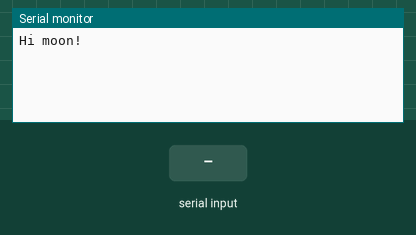
This sketch was run on a simulated Arduino Leonardo, built with avr-gcc and run on an emulated ATmega32U4. Parts: the last lines printed to the serial monitor. The inputs (shaded band) are chosen by the test bench.

Above: at 1.2 s.
1.3 s: "1" received over the second serial link
At 1.7 s:
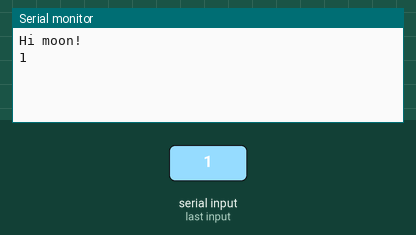
2.8 s: "0" received over the second serial link
At 4.0 s:
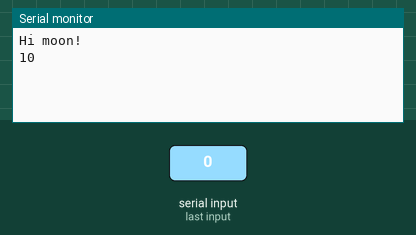

Measured:
- after the input at 1.3 s, the serial monitor: prints a new line at once (image 1)
- after the input at 2.8 s, the serial monitor: prints a new line at once (image 2)

The sketch:

ChapX_VMUSIC.ino
```cpp
#include <SoftwareSerial.h>

SoftwareSerial mySerial(12, 11); // RX, TX (swapped from the docs version)

void setup()
{
  // Open serial communications and wait for port to open:
  Serial.begin(9600);

  while (!Serial) {
    ; // wait for serial port to connect. Needed for Leonardo only
  }

  Serial.println("Hi moon!");

  // set the data rate for the SoftwareSerial port
  mySerial.begin(9600);
  //mySerial.write("VPF pirate.mp3");
}

void loop() // run over and over
{
  if (mySerial.available())
    Serial.write(mySerial.read());
  if (Serial.available())
    mySerial.write(Serial.read());
}
```
